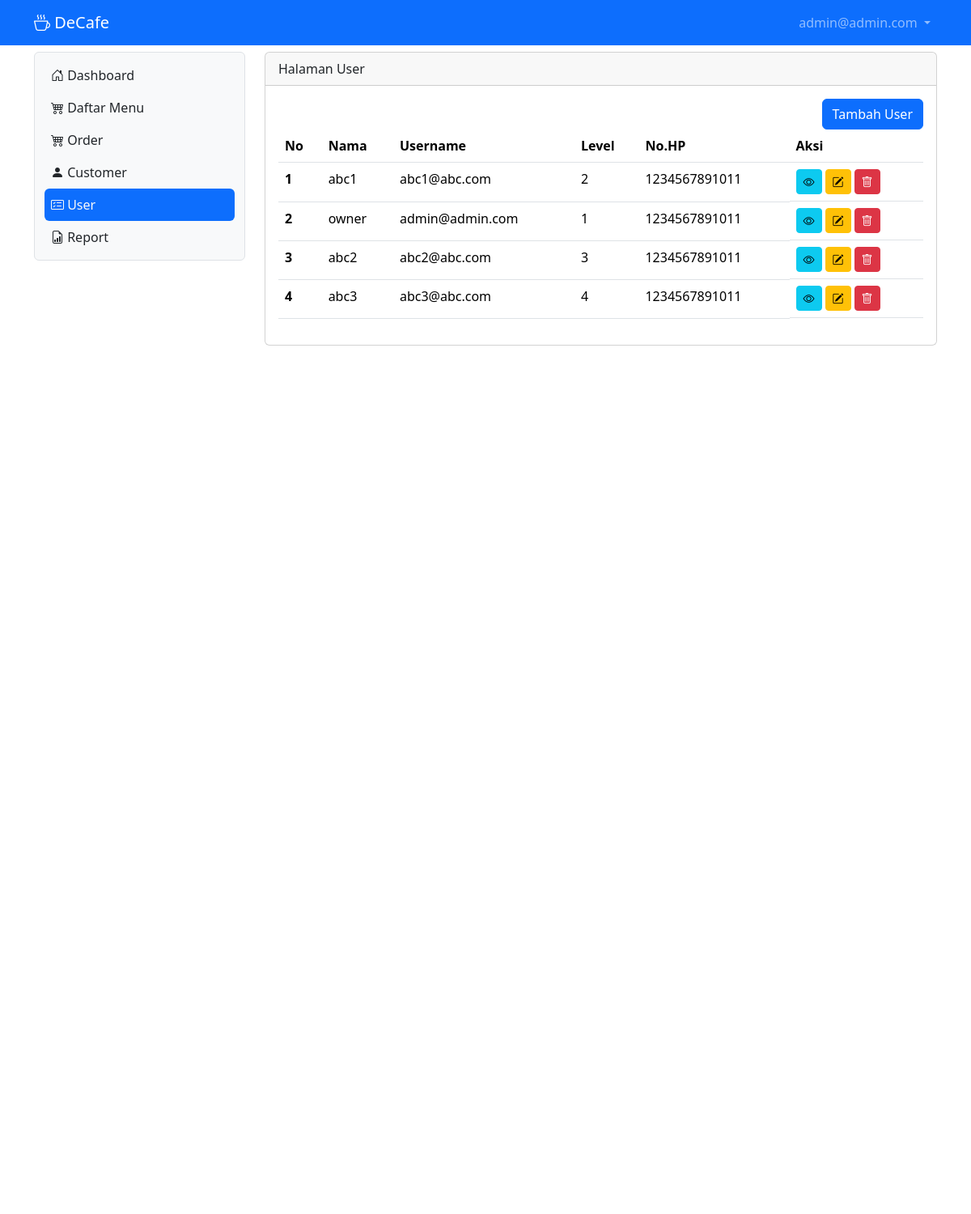
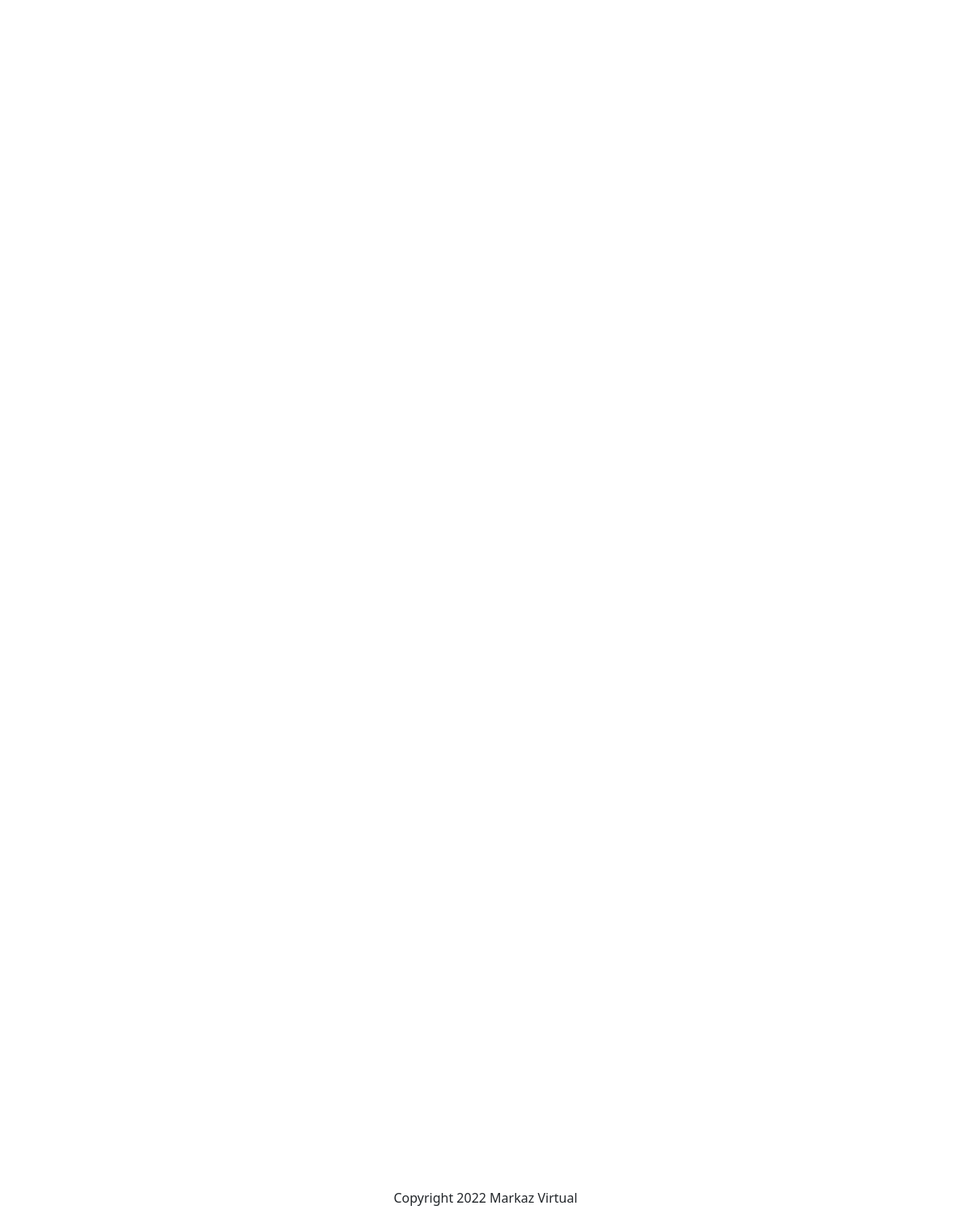
The page /user (signed in) on the database its author committed (2 pictures, top to bottom).
### tables this page shows
CREATE TABLE IF NOT EXISTS `tb_user` (
  `id` int NOT NULL AUTO_INCREMENT,
  `nama` varchar(200) DEFAULT NULL,
  `username` varchar(200) DEFAULT NULL,
  `password` varchar(200) DEFAULT NULL,
  `level` int DEFAULT NULL,
  `nohp` varchar(15) DEFAULT NULL,
  PRIMARY KEY (`id`)
);

### user.php (the view, shortened to what this page needs)
<?php
include "proses/connect.php";
$query = mysqli_query($conn, "SELECT * FROM tb_user");
while ($record = mysqli_fetch_array($query)){
    $result[] = $record;
}
?>
<div class="col-lg-9 mt-2">
    <div class="card">
        <div class="card-header">
            Halaman User
        </div>
        <div class="card-body">
            <div class="row">
                <div class="col d-flex justify-content-end">
                    <button class="btn btn-primary" data-bs-toggle="modal" data-bs-target="#ModalTambahUser"> Tambah User</button>
                </div>
            </div>
            <?php
            if(empty($result)){
                echo "Data user tidak ada";
            }else{
            ?>
            <div class="table-responsive">
                <table class="table table-hover">
                    <thead>
                        <tr>
                            <th scope="col">No</th>
                            <th scope="col">Nama</th>
                            <th scope="col">Username</th>
                            <th scope="col">Level</th>
                            <th scope="col">No.HP</th>
                            <th scope="col">Aksi</th>
                        </tr>
                    </thead>
                    <tbody>
                        <?php
                        $no =1;
                        foreach ($result as $row) {
                            ?>
                        <tr>
                            <th scope="row"><?php echo $no++?></th>
                            <td><?php echo $row['nama'] ?></td>
                            <td><?php echo $row['username'] ?></td>
                            <td><?php echo $row['level'] ?></td>
                            <td><?php echo $row['nohp'] ?></td>
                            <td class="d-flex">
                                <button class="btn btn-info btn-sm me-1" data-bs-toggle="modal" data-bs-target="#ModalView"><i class="bi bi-eye"></i></button>
                                <button class="btn btn-warning btn-sm me-1"><i class="bi bi-pencil-square"></i></button>
                                <button class="btn btn-danger btn-sm "><i class="bi bi-trash"></i></button>
                            </td>
                        </tr>
                        <?php
                        }
                        ?>
                    </tbody>
                </table>
            </div>
            <?php
            }
            ?>
        </div>
    </div>
</div>

### index.php (shortened to what this page needs)
<?php
if(isset($_GET['x']) && $_GET['x']=='home'){
    $page = "home.php";
    include "main.php";
}elseif(isset($_GET['x']) && $_GET['x']=='order'){
    $page = "order.php";
    include "main.php";
}elseif(isset($_GET['x']) && $_GET['x']=='user'){
    if($_SESSION['level_decafe']==1){
        include "main.php";
    }else{
        $page = "home.php";
        include "main.php";
    }
}elseif(isset($_GET['x']) && $_GET['x']=='customer'){
    $page = "customer.php";
    include "main.php";
}elseif(isset($_GET['x']) && $_GET['x']=='menu'){
    $page = "menu.php";
    include "main.php";
}elseif(isset($_GET['x']) && $_GET['x']=='login'){
    include "login.php";
}elseif(isset($_GET['x']) && $_GET['x']=='logout'){
    include "proses/proses_logout.php";
}else{
    $page = "home.php";
    include "main.php";
}
?>

### main.php (shortened to what this page needs)
<?php
    include "proses/connect.php";
    $query = mysqli_query($conn, "SELECT * FROM tb_user WHERE username = '$_SESSION[username_decafe]'");
    $hasil = mysqli_fetch_array($query);
?>
<!doctype html>
<html lang="en">
<head>
    <link href="https://cdn.jsdelivr.net/npm/bootstrap@5.3.2/dist/css/bootstrap.min.css" rel="stylesheet">
    <link rel="stylesheet" href="https://cdn.jsdelivr.net/npm/bootstrap-icons@1.11.1/font/bootstrap-icons.css">
</head>
<body style="height: 3000px;">
    <?php include "header.php"; ?>
    <div class="container-lg">
        <div class="row">
            <?php include "sidebar.php"; ?>
                <?php
                    include $page;
                ?>
        </div>
        <div class="fixed-bottom text-center mb-2">
            Copyright 2022 Markaz Virtual
        </div>
    </div>
</body>
</html>

### header.php (shortened to what this page needs)
<nav class="navbar navbar-expand navbar-dark bg-primary sticky-top">
        <div class="container-lg">
            <a class="navbar-brand" href="."><i class="bi bi-cup-hot"> </i>DeCafe</a>
            <div class="collapse navbar-collapse justify-content-end" id="navbarNavDropdown">
                <ul class="navbar-nav">
                    <li class="nav-item dropdown">
                        <a class="nav-link dropdown-toggle" href="#" role="button" data-bs-toggle="dropdown" aria-expanded="false">
                            <?php   echo $hasil['username']; ?>
                        </a>
                    </li>
                </ul>
            </div>
        </div>
    </nav>

### sidebar.php (shortened to what this page needs)
<div class="col-lg-3">
                <nav class="navbar navbar-expand-lg bg-light rounded border mt-2">
                    <div class="container-fluid">
                        <div class="offcanvas offcanvas-start" tabindex="-1" id="offcanvasNavbar" aria-labelledby="offcanvasNavbarLabel" style="width: 250px;">
                            <div class="offcanvas-body">
                                <ul class="navbar-nav nav-pills flex-column justify-content-end flex-grow-1">
                                    <li class="nav-item">
                                        <a class="nav-link ps-2 <?php echo ((isset($_GET['x']) && $_GET['x']=='home') || !isset($_GET['x'])) ? 'active link-light' : 'link-dark' ; ?> " aria-current="page" href="home"><i class="bi bi-house-door"></i> Dashboard</a>
                                    </li>
                                    <li class="nav-item">
                                        <a class="nav-link  ps-2 <?php echo (isset($_GET['x']) && $_GET['x']=='menu') ? 'active link-light' : 'link-dark' ; ?>" href="menu"><i class="bi bi-cart4"></i> Daftar Menu</a>
                                    </li>
                                    <li class="nav-item">
                                        <a class="nav-link  ps-2 <?php echo (isset($_GET['x']) && $_GET['x']=='order') ? 'active link-light' : 'link-dark' ; ?>" href="order"><i class="bi bi-cart4"></i> Order</a>
                                    </li>
                                    <li class="nav-item">
                                        <a class="nav-link  ps-2 <?php echo (isset($_GET['x']) && $_GET['x']=='customer') ? 'active link-light' : 'link-dark' ; ?>" href="customer"><i class="bi bi-person-fill"></i> Customer</a>
                                    </li>
                                    <?php if($hasil['level']==1) { ?>
                                    <li class="nav-item">
                                        <a class="nav-link  ps-2 <?php echo (isset($_GET['x']) && $_GET['x']=='user') ? 'active link-light' : 'link-dark' ; ?>" href="user"><i class="bi bi-card-checklist"></i> User</a>
                                    </li>
                                    <li class="nav-item">
                                        <a class="nav-link  ps-2 <?php echo (isset($_GET['x']) && $_GET['x']=='report') ? 'active link-light' : 'link-dark' ; ?>" href="report"><i class="bi bi-file-earmark-bar-graph"></i> Report</a>
                                    </li>
                                    <?php } ?>
                                </ul>
                            </div>
                        </div>
                    </div>
                </nav>
            </div>

### rows shown on the page
tb_user: username "admin@admin.com", nama "owner", level "1", nohp "1234567891011"
tb_user: nama "abc1", username "abc1@abc.com", level "2", nohp "1234567891011"
tb_user: nama "abc2", username "abc2@abc.com", level "3", nohp "1234567891011"
tb_user: nama "abc3", username "abc3@abc.com", level "4", nohp "1234567891011"
